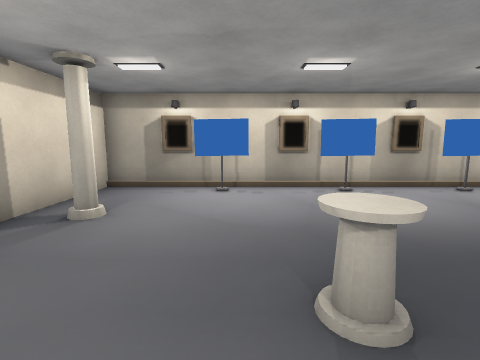
[1] (above)

17 first-person views from a walk through a level from a Godot 3-D game. The camera is 1.4 m above the floor, tilts 8° down and sees 85° across. The floor is counted in squares, 1 m on a side. Each view is taken from the middle of a square. On the plan, view 1 faces up. The plan holds only what a view shows up to about 13 squares ahead; the rest is blank.

[2]
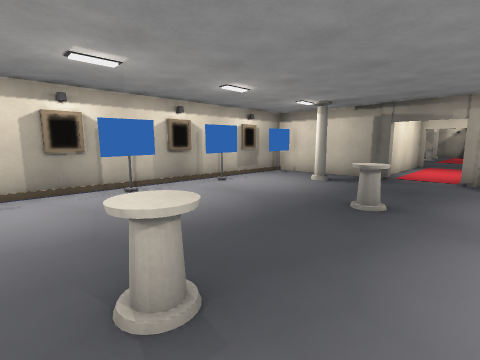

[3]
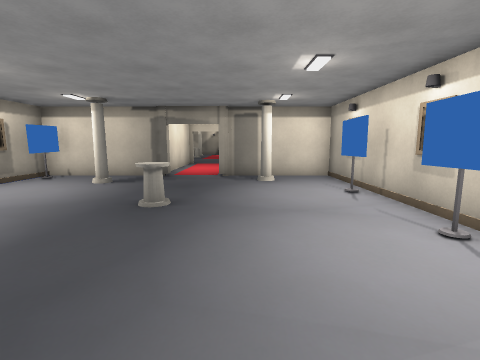

[4]
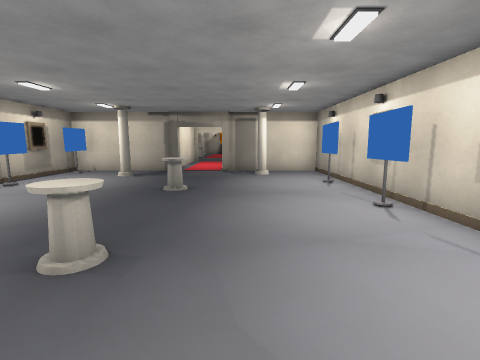

[5]
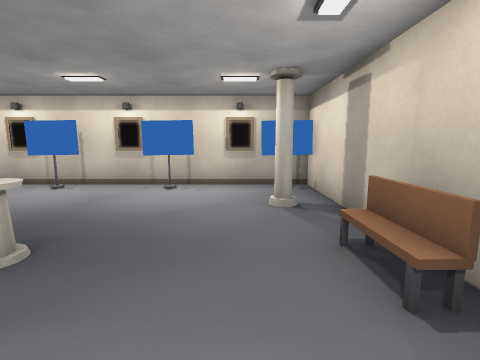

[6]
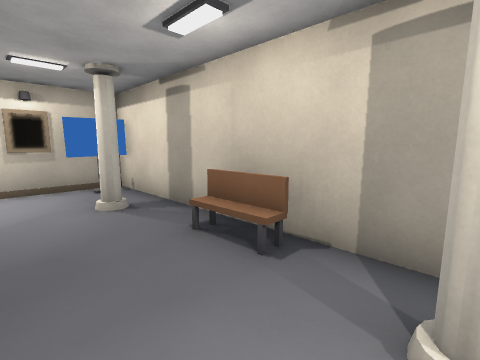

[7]
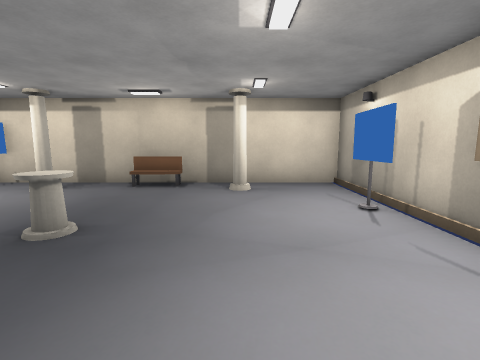

[8]
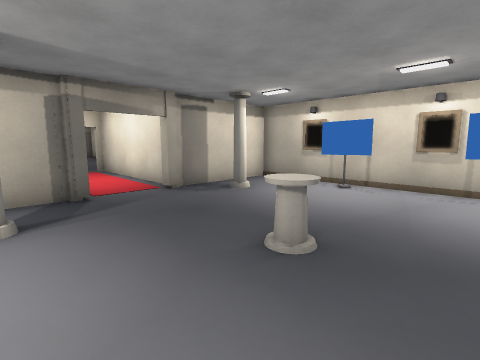

[9]
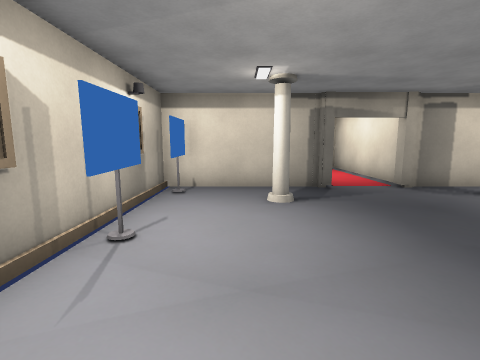

[10]
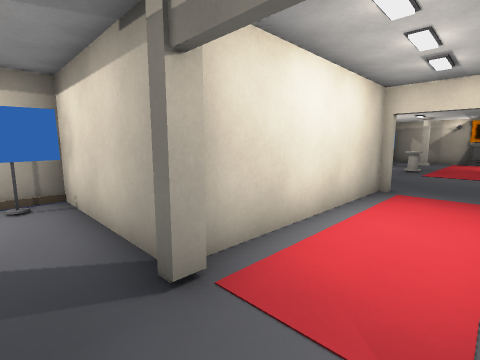

[11]
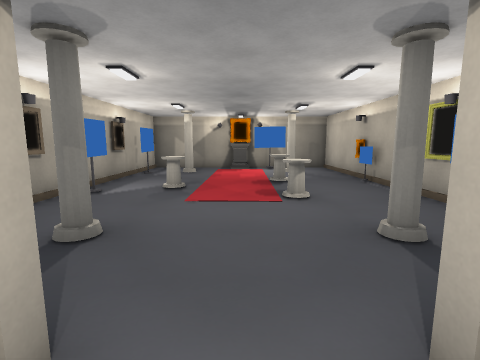

[12]
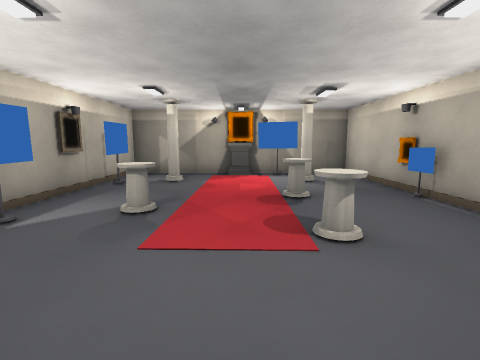

[13]
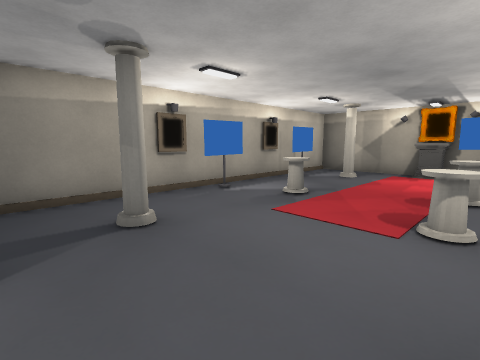

[14]
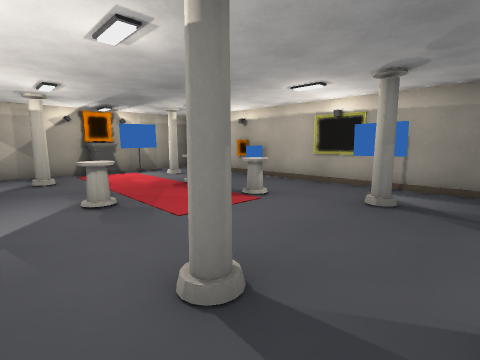

[15]
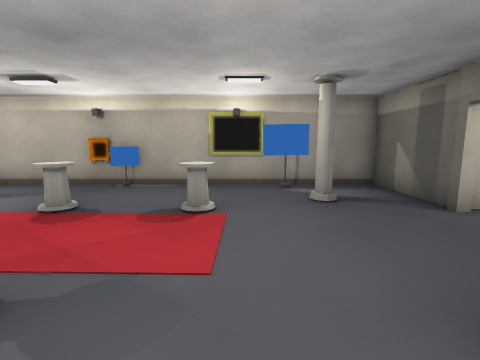

[16]
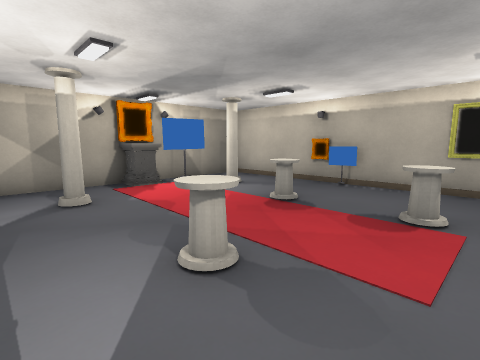

[17]
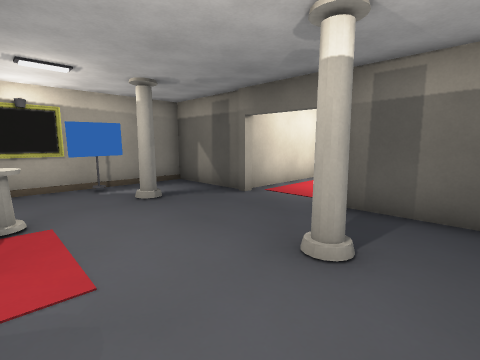

### Floor plan
Ten units are one square. View 1 is at (0, 0); x grows to the right and y downward. Boxes are objects, and circles mark ways between rooms. Rooms are numbered by the first view taken in them; rooms with no view inside come last. Other rooms are left out.
<svg viewBox="-48 -90 378 134">
<path fill="none" stroke="#000" d="M114 -34 114 -85 -43 -85 -43 39 114 39 114 -5M116 -32 112 -32 112 -35M181 -7 184 -7 184 30 324 30 324 -70 191 -70M184 -59 184 -35 119 -35M122 -5 181 -5M112 -4 112 -10M111 -7 116 -7"/>
<rect x="-35" y="5" width="10" height="10" fill="#bbb"><title>column</title></rect>
<rect x="-35" y="-55" width="10" height="10" fill="#bbb"><title>column</title></rect>
<rect x="-15" y="-85" width="10" height="10" fill="#bbb"><title>picture</title></rect>
<rect x="-5" y="25" width="10" height="10" fill="#bbb"><title>picture</title></rect>
<rect x="5" y="-25" width="10" height="10" fill="#bbb"><title>other object</title></rect>
<rect x="25" y="-85" width="10" height="10" fill="#bbb"><title>picture</title></rect>
<rect x="35" y="25" width="10" height="10" fill="#bbb"><title>picture</title></rect>
<rect x="55" y="-25" width="10" height="10" fill="#bbb"><title>other object</title></rect>
<rect x="65" y="-85" width="10" height="10" fill="#bbb"><title>picture</title></rect>
<rect x="85" y="-55" width="10" height="10" fill="#bbb"><title>column</title></rect>
<rect x="95" y="5" width="10" height="10" fill="#bbb"><title>column</title></rect>
<rect x="95" y="-85" width="10" height="10" fill="#bbb"><title>picture</title></rect>
<rect x="205" y="5" width="10" height="10" fill="#bbb"><title>column</title></rect>
<rect x="205" y="-45" width="10" height="10" fill="#bbb"><title>column</title></rect>
<rect x="215" y="15" width="10" height="10" fill="#bbb"><title>picture</title></rect>
<rect x="235" y="-15" width="10" height="20" fill="#bbb"><title>other object</title></rect>
<rect x="245" y="-45" width="20" height="10" fill="#bbb"><title>other object</title></rect>
<rect x="245" y="-65" width="10" height="10" fill="#bbb"><title>picture</title></rect>
<rect x="265" y="-15" width="10" height="20" fill="#bbb"><title>other object</title></rect>
<rect x="285" y="-65" width="10" height="10" fill="#bbb"><title>picture</title></rect>
<rect x="295" y="5" width="10" height="10" fill="#bbb"><title>column</title></rect>
<rect x="295" y="-45" width="10" height="10" fill="#bbb"><title>column</title></rect>
<rect x="305" y="-25" width="10" height="10" fill="#bbb"><title>pedestal</title></rect>
<rect x="315" y="-25" width="10" height="10" fill="#bbb"><title>picture</title></rect>
<circle cx="115" cy="-15" r="3" fill="#2a7"/>
<text x="30" y="-30">1</text>
<text x="240" y="-20">2</text>
</svg>
Room 1 opens to room 2.

Where each view was taken, in squares from view 1:
view 1: 0 up, 0 right, facing up
view 2: 0 up, 0 right, facing up-right
view 3: 0 up, 0 right, facing right
view 4: 0 up, 2 left, facing right
view 5: 5 up, 2 left, facing down
view 6: 5 up, 1 left, facing down-left
view 7: 5 up, 5 right, facing left
view 8: 5 up, 4 right, facing down-right
view 9: 6 up, 3 right, facing right
view 10: 1 up, 10 right, facing up-right
view 11: 2 up, 17 right, facing right
view 12: 2 up, 20 right, facing right
view 13: 0 up, 19 right, facing up-right
view 14: 6 up, 19 right, facing down-right
view 15: 6 up, 23 right, facing down
view 16: 6 up, 23 right, facing down-right
view 17: 6 up, 24 right, facing down-left
